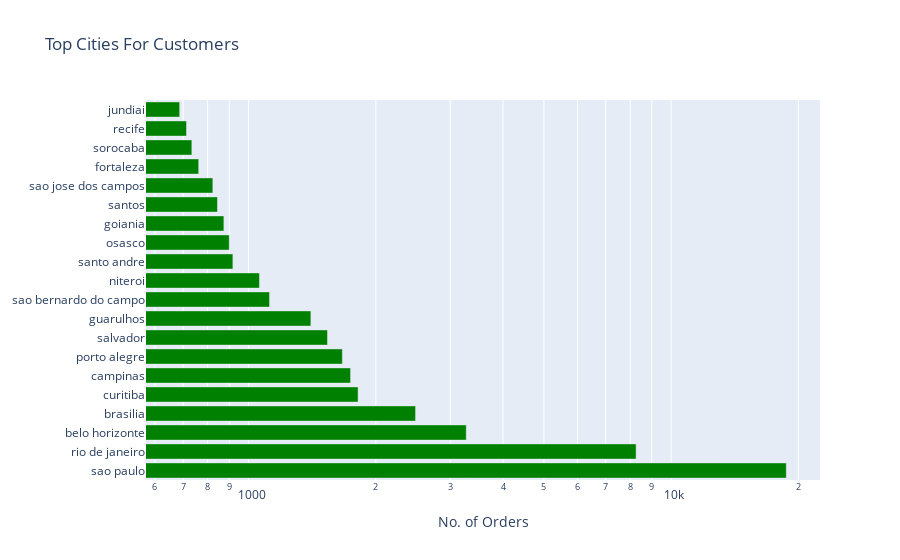

Notebook code cell kept with this figure:
### Code cell
fig = go.Figure(go.Bar(y=popular_cities_customer.head(20).index, x=popular_cities_customer['customer_city'].head(20), 
                      orientation="h", marker=dict(color="green")))

fig.update_layout(title_text='Top Cities For Customers',xaxis_title="No. of Orders")
fig.update_xaxes(type="log")
fig.show()

### Figure 1 — Plotly figure (JSON) as saved in the notebook; plotly's stock layout.template omitted (floating-point values rounded to 4 significant figures)
{"data": [{"marker": {"color": "green"}, "orientation": "h", "type": "bar", "x": [18728, 8261, 3274, 2484, 1816, 1743, 1667, 1537, 1404, 1121, 1061, 918, 900, 874, 844, 823, 762, 734, 713, 687], "y": ["sao paulo", "rio de janeiro", "belo horizonte", "brasilia", "curitiba", "campinas", "porto alegre", "salvador", "guarulhos", "sao bernardo do campo", "niteroi", "santo andre", "osasco", "goiania", "santos", "sao jose dos campos", "fortaleza", "sorocaba", "recife", "jundiai"]}], "layout": {"title": {"text": "Top Cities For Customers"}, "xaxis": {"title": {"text": "No. of Orders"}, "type": "log"}}}
